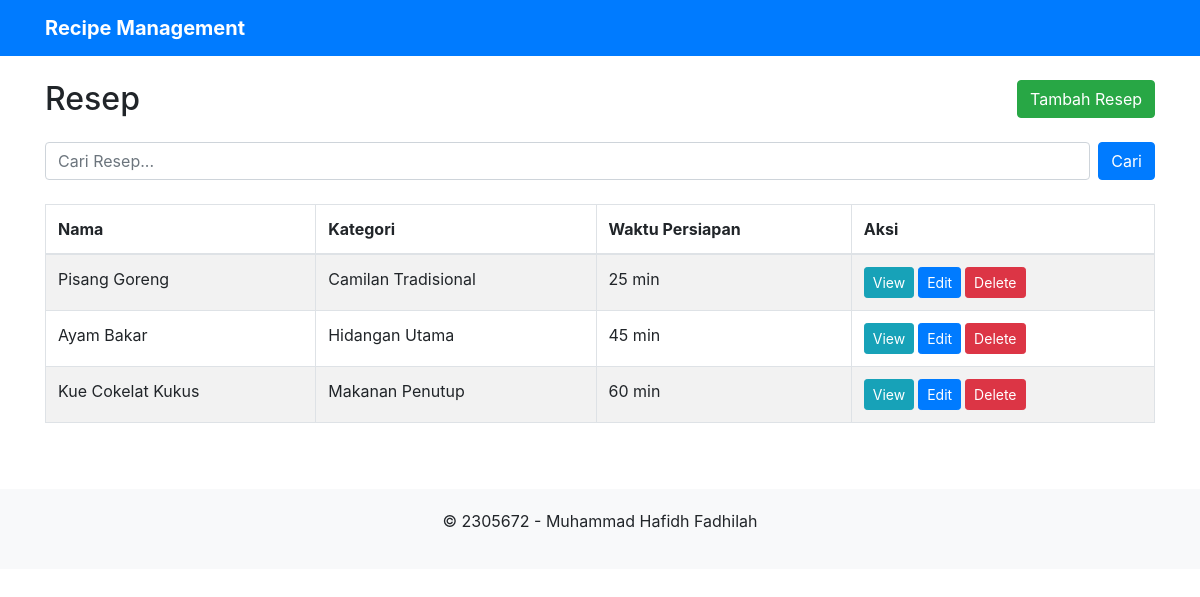
Page /views/recipes/index.php on the committed database.
### tables this page shows
CREATE TABLE resep (
    id INT NOT NULL AUTO_INCREMENT,
    nama VARCHAR(255) NOT NULL,
    instruksi TEXT NOT NULL,
    waktu_persiapan INT NOT NULL,
    kategori_id INT NOT NULL,
    dibuat_pada DATETIME NOT NULL,
    PRIMARY KEY (id),
    FOREIGN KEY (kategori_id) REFERENCES kategori(id)
);

CREATE TABLE kategori (
    id INT NOT NULL AUTO_INCREMENT,
    nama VARCHAR(255) NOT NULL,
    deskripsi TEXT,
    PRIMARY KEY (id)
);

### models/Resep.php (called while the page is built, shortened)
<?php
class Resep {
    private $conn;
    private $table_name = "resep";
    public function __construct($db) {
        $this->conn = $db;
    }
    public function read() {
        $query = "SELECT c.nama as kategori_nama, r.id, r.nama, r.instruksi, r.waktu_persiapan, r.kategori_id, r.dibuat_pada FROM " . $this->table_name . " r LEFT JOIN kategori c ON r.kategori_id = c.id ORDER BY r.dibuat_pada DESC";
        $stmt = $this->conn->prepare($query);
        $stmt->execute();
        return $stmt;
    }
}
?>

### views/recipes/index.php (the view, shortened to what this page needs)
<?php
include_once '../../models/Resep.php';
$database = new Database();
$db = $database->getConnection();
$resep = new Resep($db);
include_once '../../includes/header.php';
?>
<div class="container mt-4">
    <div class="row mb-3">
        <div class="col-md-6">
            <h2>Resep</h2>
        </div>
        <div class="col-md-6 text-right">
            <a href="create.php" class="btn btn-success">Tambah Resep</a>
        </div>
    </div>
    <div class="row mb-4">
        <div class="col-md-12">
            <form action="search.php" method="GET" class="form-inline">
                <div class="form-group mr-2 flex-grow-1">
                    <input type="text" name="search" class="form-control w-100" placeholder="Cari Resep...">
                </div>
                <button type="submit" class="btn btn-primary">Cari</button>
            </form>
        </div>
    </div>
    <div class="row">
        <div class="col-md-12">
            <table class="table table-bordered table-striped">
                <thead>
                    <tr>
                        <th>Nama</th>
                        <th>Kategori</th>
                        <th>Waktu Persiapan</th>
                        <th>Aksi</th>
                    </tr>
                </thead>
                <tbody>
                    <?php
                    $stmt = $resep->read();
                    if($stmt->rowCount() > 0) {
                        while($row = $stmt->fetch(PDO::FETCH_ASSOC)) {
                            extract($row);
                            echo "<tr>";
                                echo "<td>{$nama}</td>";
                                echo "<td>{$kategori_nama}</td>";
                                echo "<td>{$waktu_persiapan} min</td>";
                                echo "<td>";
                                    echo "<a href='view.php?id={$id}' class='btn btn-info btn-sm mr-1'>View</a>";
                                    echo "<a href='edit.php?id={$id}' class='btn btn-primary btn-sm mr-1'>Edit</a>";
                                    echo "<a href='delete.php?id={$id}' class='btn btn-danger btn-sm' onclick='return confirm(\"Yakin?\")'>Delete</a>";
                                echo "</td>";
                            echo "</tr>";
                        }
                    } else {
                        echo "<tr><td colspan='4' class='text-center'>No recipes found.</td></tr>";
                    }
                    ?>
                </tbody>
            </table>
        </div>
    </div>
</div>
<?php
include_once '../../includes/footer.php';
?>

### rows in the picture
resep: nama "Pisang Goreng", kategori.nama "Camilan Tradisional", waktu_persiapan "25"
resep: nama "Ayam Bakar", kategori.nama "Hidangan Utama", waktu_persiapan "45"
resep: nama "Kue Cokelat Kukus", kategori.nama "Makanan Penutup", waktu_persiapan "60"
